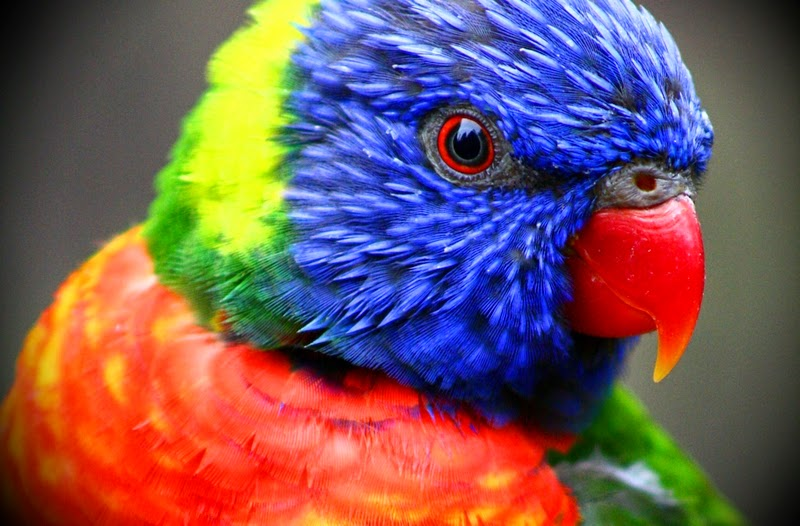
#> input picture bird.jpeg, 800 x 526 px
$ python gray_histogram.py
#> lines starting #> are read from the running program, lines starting #| are printed output that depends on the picture
import numpy as np
import matplotlib.pyplot as plt
import imageio.v3 as iio
import skimage
import skimage.draw
from PIL import Image

fname = "bird.jpeg"

image = Image.open(fname).convert("L")
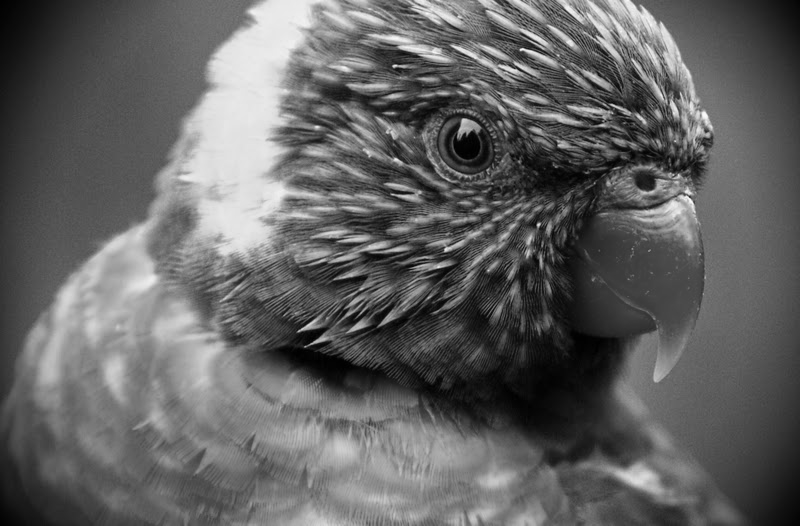
#> image: PIL image 800x526 L; min 0, max 250, mean 98.4

plant_seedling = np.asarray(image)

plt.imshow(plant_seedling, cmap="gray", vmin=0, vmax=255)
plt.show()

histogram, bin_edges = np.histogram(plant_seedling, bins=256)
#> histogram = 256 values, max 4403 at index 88, min 0 at index 42, mean 1643.8; bin_edges = 257 values from 0 to 250

plt.figure()
plt.title("Grayscale Histogram")
plt.xlabel("grayscale value")
plt.ylabel("pixel count")

plt.plot(bin_edges[0:-1], histogram)  # <- or here

plt.show()
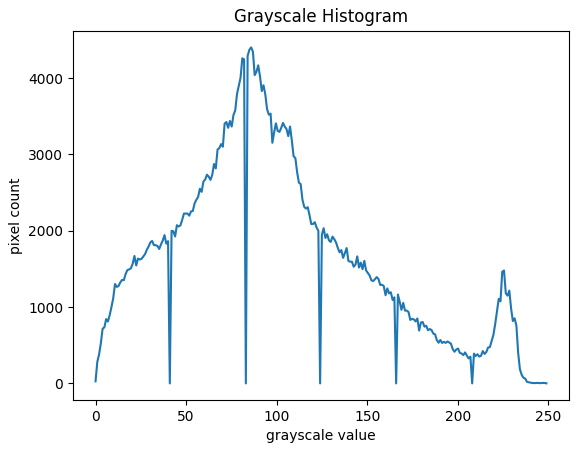
#> figure drawn by matplotlib, 1 panel; curve peaks at x = 85.94, y = 4403
